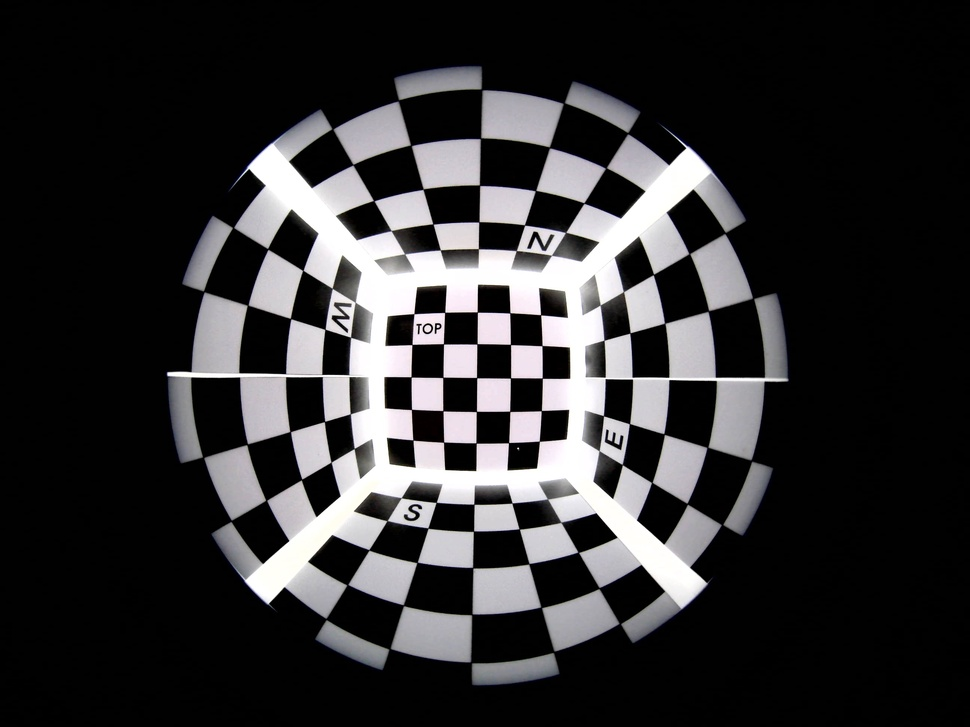
#> input picture image/1.jpg, 970 x 727 px, shrunk from 2592 x 1944 before the run; its folder holds only this picture in this run
$ python generate_circle_info.py
#> lines starting #> are read from the running program, lines starting #| are printed output that depends on the picture; after the words box and inside, x2 and y2 are one past the last pixel; in counts of white or black regions, pixels touching at a corner belong together
import cv2
import numpy as np
import os
import json
from datetime import datetime

def find_circle_from_edges(edges):
    height, width = edges.shape

    # 從四個方向找第一個邊緣點
    top_point = None
    bottom_point = None
    left_point = None
    right_point = None

    # 從上往下找
    for y in range(height):
        for x in range(width):
            if edges[y, x] == 255:
                top_point = (x, y)
                break
        if top_point is not None:
            break

    # 從下往上找
    for y in range(height-1, -1, -1):
        for x in range(width):
            if edges[y, x] == 255:
                bottom_point = (x, y)
                break
        if bottom_point is not None:
            break

    # 從左往右找
    for x in range(width):
        for y in range(height):
            if edges[y, x] == 255:
                left_point = (x, y)
                break
        if left_point is not None:
            break

    # 從右往左找
    for x in range(width-1, -1, -1):
        for y in range(height):
            if edges[y, x] == 255:
                right_point = (x, y)
                break
        if right_point is not None:
            break

    if all(point is not None for point in [top_point, bottom_point, left_point, right_point]):
        center_x = (left_point[0] + right_point[0]) // 2
        center_y = (top_point[1] + bottom_point[1]) // 2
        radius1 = (right_point[0] - left_point[0]) // 2
        radius2 = (bottom_point[1] - top_point[1]) // 2
        radius = (radius1 + radius2) // 2

        return (center_x, center_y), radius
    return None, None

def process_image(frame):
    # 轉換成灰階
    gray = cv2.cvtColor(frame, cv2.COLOR_BGR2GRAY)

    # 高斯模糊
    blurred = cv2.GaussianBlur(gray, (3, 3), 2)

    # Canny 邊緣檢測
    edges = cv2.Canny(blurred, 50, 150)

    # 找圓心和半徑
    center_radius = find_circle_from_edges(edges)

    # 建立處理後的彩色影像
    processed = frame.copy()

    if center_radius[0] is not None:
        center, radius = center_radius
        # 畫出圓形
        cv2.circle(processed, center, radius, (0, 255, 0), 2)
        # 畫出圓心
        cv2.circle(processed, center, 3, (0, 0, 255), -1)
        # 加入文字標註
        cv2.putText(processed, f"Center: ({center[0]}, {center[1]})",
                    (10, 30), cv2.FONT_HERSHEY_SIMPLEX, 0.7, (0, 255, 0), 2)
        cv2.putText(processed, f"Radius: {radius}",
                    (10, 60), cv2.FONT_HERSHEY_SIMPLEX, 0.7, (0, 255, 0), 2)

    return center_radius, edges, processed

def main():
    # 記錄時間和使用者
    timestamp = "2025-01-22 11:03:55"
    user = "dead53216"

    print(f"開始處理...")
    print(f"時間：{timestamp}")
    print(f"使用者：{user}")

    if not os.path.exists('image'):
        print("找不到 image 資料夾")
        return

    output_dir = "output"
    if not os.path.exists(output_dir):
        os.makedirs(output_dir)

    # 建立處理後圖片的資料夾
    processed_dir = os.path.join(output_dir, "processed")
    if not os.path.exists(processed_dir):
        os.makedirs(processed_dir)

    # 讀取圖片並取得圓心資訊
    image_files = sorted([f for f in os.listdir('image') if f.endswith(('.png', '.jpg', '.jpeg'))])
    circle_info = {}

    # 用於計算平均值的列表
    centers_x = []
    centers_y = []
    radiuses = []

    print("\n處理圖片並找尋圓心...")
    for img_file in image_files:
        frame = cv2.imread(os.path.join('image', img_file))
#> frame is the input picture: shape (727, 970, 3); mean B, G, R 50.3, 49.1, 49.8
        if frame is None:
            print(f"無法讀取影像：{img_file}")
            continue

        print(f"處理：{img_file}")
        (center, radius), edges, processed = process_image(frame)
#> in process_image, `edges = cv2.Canny(blurred, 50, 150)`:
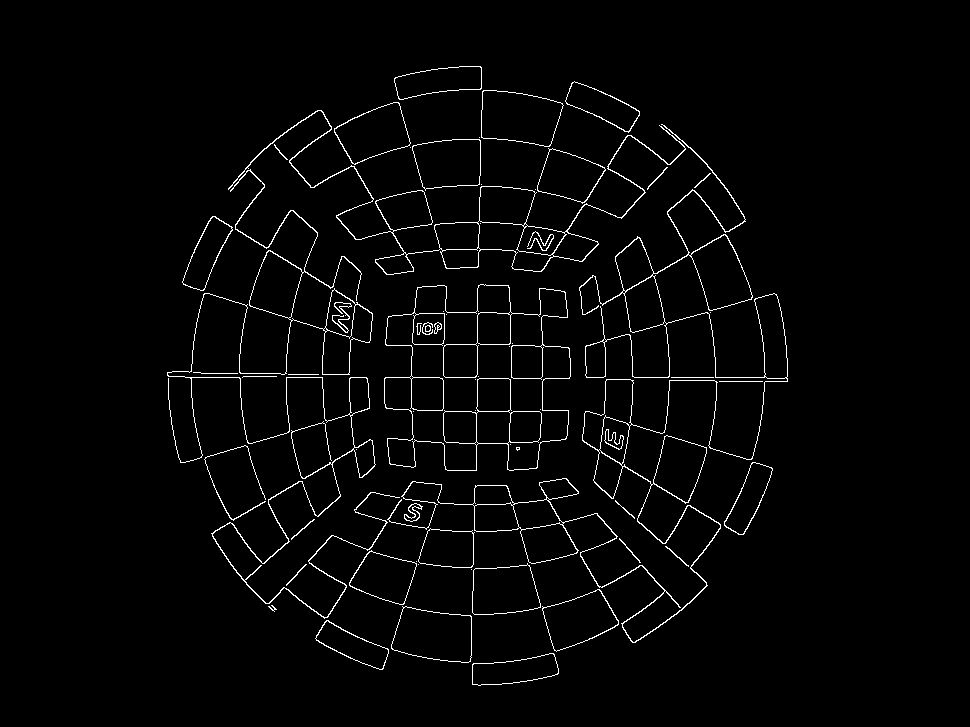
#> edges: shape (727, 970); 2.3% white in thin lines or dots, all inside (x1, y1, x2, y2) = (167, 66, 788, 686)
#> in process_image, `center_radius = find_circle_from_edges(edges)`: center_radius = ((477, 375), 309)
#> in process_image, `center, radius = center_radius`: center = (477, 375); radius = 309
#> in process_image, `cv2.circle(processed, center, 3, (0, 0, 255), -1)`: processed: shape (727, 970, 3); mean B, G, R 49.8, 50.7, 49.4
#> in process_image, `cv2.putText(processed, f"Radius: {radius}", (10, 60), cv2.FONT_HERSHEY..`:
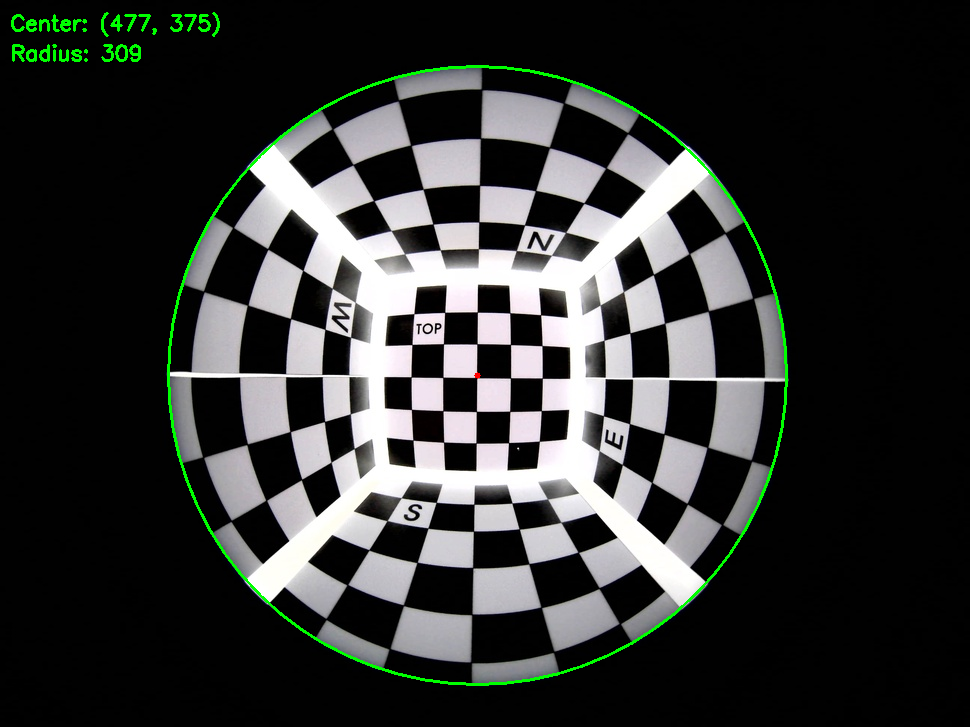
#> processed: shape (727, 970, 3); mean B, G, R 49.8, 51.6, 49.4
#> center = (477, 375); radius = 309

        if center is not None:
            circle_info[img_file] = {
                'center': {'x': center[0], 'y': center[1]},
                'radius': radius
            }
            print(f"圓心座標：({center[0]}, {center[1]})")
#| 圓心座標：(477, 375)
            print(f"半徑：{radius}")
#| 半徑：309

            # 收集數據以計算平均值
            centers_x.append(center[0])
            centers_y.append(center[1])
            radiuses.append(radius)

            # 儲存邊緣檢測結果
            cv2.imwrite(os.path.join(output_dir, f"edges_{img_file}"), edges)

            # 儲存處理後的圖片
            cv2.imwrite(os.path.join(processed_dir, img_file), processed)
        else:
            print(f"無法在 {img_file} 中找到圓形")

    # 計算平均值
    if centers_x and centers_y and radiuses:
        avg_center_x = sum(centers_x) / len(centers_x)
#> avg_center_x = 477
        avg_center_y = sum(centers_y) / len(centers_y)
#> avg_center_y = 375
        avg_radius = sum(radiuses) / len(radiuses)
#> avg_radius = 309

        # 計算標準差
        std_center_x = np.std(centers_x)
#> std_center_x = 0
        std_center_y = np.std(centers_y)
#> std_center_y = 0
        std_radius = np.std(radiuses)
#> std_radius = 0

        # 將平均值和標準差加入到 circle_info
        circle_info['statistics'] = {
            'average_center': {
                'x': float(avg_center_x),
                'y': float(avg_center_y)
            },
            'average_radius': float(avg_radius),
            'std_center': {
                'x': float(std_center_x),
                'y': float(std_center_y)
            },
            'std_radius': float(std_radius)
        }

        print("\n統計資訊：")
        print(f"平均圓心座標：({avg_center_x:.2f}, {avg_center_y:.2f})")
#| 平均圓心座標：(477.00, 375.00)
        print(f"圓心座標標準差：({std_center_x:.2f}, {std_center_y:.2f})")
#| 圓心座標標準差：(0.00, 0.00)
        print(f"平均半徑：{avg_radius:.2f}")
#| 平均半徑：309.00
        print(f"半徑標準差：{std_radius:.2f}")
#| 半徑標準差：0.00

    # 儲存圓形資訊
    with open(os.path.join(output_dir, 'circle_info.json'), 'w') as f:
        json.dump(circle_info, f, indent=4)

    print("\n圓形資訊已儲存至 circle_info.json")
    print(f"處理後的圖片已儲存至 {processed_dir}")
    print(f"邊緣檢測結果已儲存至 {output_dir}")

if __name__ == "__main__":
    main()
